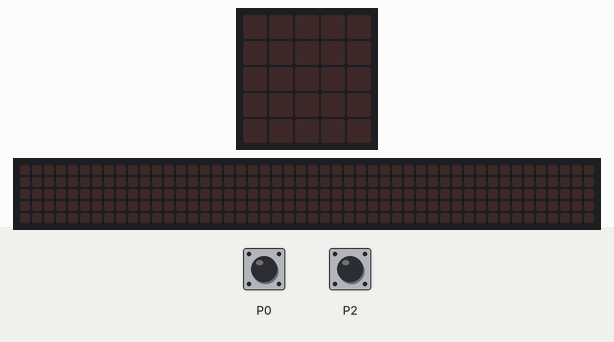
Simulated run of this program. Board: BBC micro:bit (MakeCode). On the bench: the board's 5×5 LED display, a strip that is not on the board, showing the scrolling text unrolled. Inputs (shaded band) come from the test bench. The 48×5 strip is a reading aid, not a part: it shows the text the display is scrolling, unrolled, one strip-width of it at a time.

Above: at 1.2 s.
1.3 s: touch pin P2 pressed for 0.15 s
At 1.65 s:
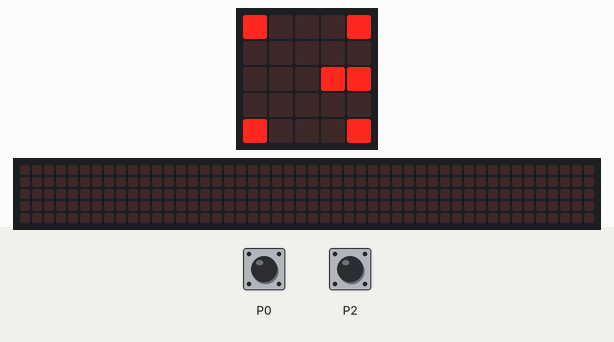
At 7.92 s:
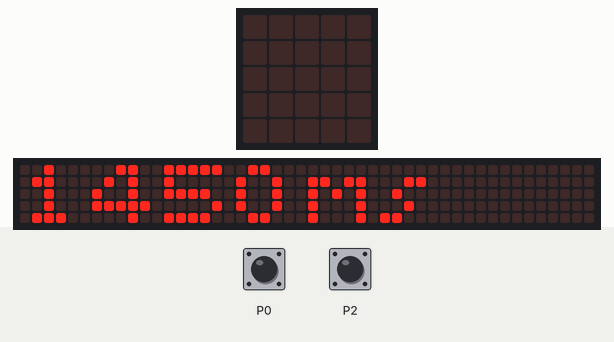

Measured:
- after the input at 1.3 s, the display: changes after 0.15 s (image 1)
- what the display in image 1 shows lasts 0.4 s, from 1.5 s to 1.9 s
- what the display in image 2 shows lasts 0.5 s, from 7.7 s to 8.2 s

The program:

main.ts
```typescript
let exit_gate = 0
let elapsed = 0
let enter_gate = 0
// When the connection between Pin 2 (P2) and ground (GND is broken, the 'exit_gate' variable is set the running time.
//
// The elapsed time variable is calculated using a Math block that calculates the difference between the exit gate and enter gate times.
//
// The code then displays the calculated elapsed time on the LED screen.
//
input.onPinReleased(TouchPin.P2, function () {
    exit_gate = input.runningTime()
    basic.showLeds(`
        # . . . #
        . . . . .
        . . . # #
        . . . . .
        # . . . #
        `)
    elapsed = exit_gate - enter_gate
    while (true) {
        basic.showString("" + elapsed + "ms")
    }
})
// When the connection between pin 0 (P0) and ground (GND) is broken, the enter_gate variable is set to the current running time of the micro:bit
input.onPinReleased(TouchPin.P0, function () {
    enter_gate = input.runningTime()
    basic.showLeds(`
        # . . . #
        . . . . #
        # # . . #
        . . . . #
        # . . . #
        `)
})
```

test.ts
```typescript
// les tests vont ici ; cela ne sera pas compilé si ce paquet est utilisé en tant qu'extension.
```
